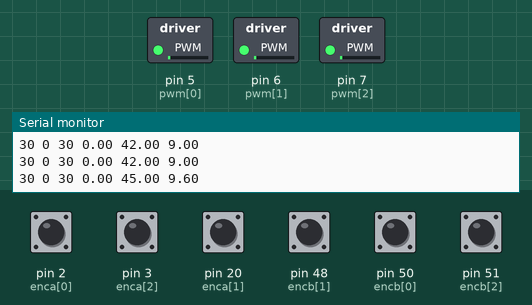
This sketch was run on a simulated Arduino Mega 2560, built with avr-gcc and run on an emulated ATmega2560. Shown: switched loads named in the sketch (green lamp = pin HIGH), the last lines printed to the serial monitor. The inputs (shaded band) are chosen by the test bench; at power-on: pin 2 (enca[0]), pin 3 (enca[2]), pin 20 (enca[1]), pin 48 (encb[1]), pin 50 (encb[0]), pin 51 (encb[2]) HIGH.

Above: at 1.1 s.
1.3 s: pin 20 (enca[1]) pulled LOW for 0.15 s
4.4 s: pin 2 (enca[0]) pulled LOW for 0.15 s
7.5 s: pin 3 (enca[2]) pulled LOW for 0.15 s
At 9.79 s:
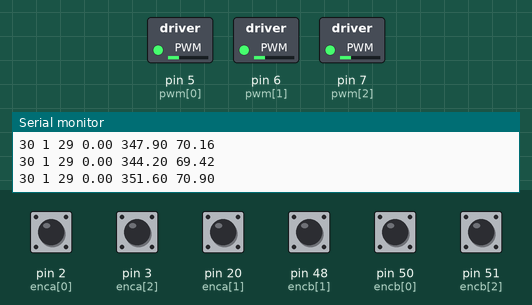
10.6 s: pin 2 (enca[0]) pulled LOW for 1 s
14.6 s: pin 3 (enca[2]) pulled LOW for 1 s
18.6 s: pin 20 (enca[1]) pulled LOW for 1 s
At 18.86 s:
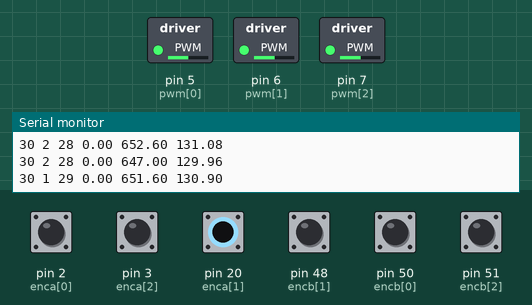
Timing chart, 0 to 30.1 s (numbered marks = the images above; inputs shaded):
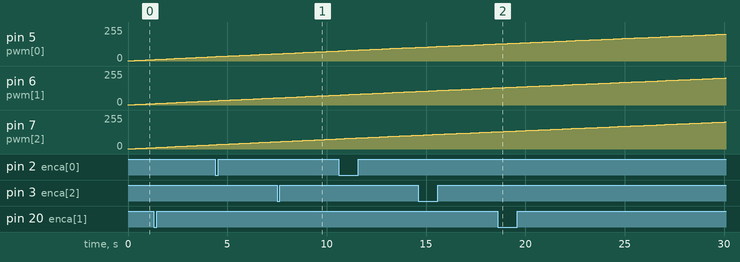

The sketch:

B_Cek-3M-POS-PID.ino
```cpp
// This alternate version of the code does not require
// atomic.h. Instead, interrupts() and noInterrupts()
// are used. Please use this code if your
// platform does not support ATOMIC_BLOCK.

#include <Wire.h>
#include <math.h>

/*------------ CLASS ------------*/
class SimplePID{
  private:
    float kp, kd, ki, umax;
    float eprev, eintegral;

  public:
    // Default initialization list
    SimplePID() : kp(1), kd(0), ki(0), umax(255), eprev(0.0), eintegral(0.0) {}

    // Set the parameters
    void setParams(float kpIn, float kdIn, float kiIn, float umaxIn){
      kp = kpIn; kd = kdIn; ki = kiIn; umax = umaxIn;
    }

    // Evaluate the signal
    void evalu(int value, int target, float deltaT,int &pwr, int &dir){

      // error
      int e = target - value;

//      float dedt = (e-eprev)/(deltaT);
//      eintegral = eintegral + e*deltaT;

      float dedt = (e-eprev) / 0.1;
      eintegral = eintegral + e * 0.1;

      float u = kp*e + kd*dedt + ki*eintegral;

      // motor power
      pwr = (int) fabs(u);
      if( pwr > umax ){
        pwr = umax;
      }

Serial.print(target);
Serial.print(" ");
Serial.print(value);
Serial.print(" ");
Serial.print(e);
Serial.print(" ");
Serial.print(dedt);
Serial.print(" ");
Serial.print(eintegral);
Serial.print(" ");
Serial.println(u);

      // motor direction
      dir = 1;
      if(u<0){
        dir = -1;
      }

      // store previous error
      eprev = e;
    }

};

/*------------ GLOBALS AND DEFINITIONS ------------*/
// Define the motors
#define NMOTORS 3
#define M0 0
#define M1 1
#define M2 2

const int enca[] = {2,20,3};
const int encb[] = {50,48,51};
const int pwm[] = {5,6,7};
const int in1[] = {38,46,43};
const int in2[] = {39,47,42};


// Global variables
float a,b,c,d,e,f,g,h,i;
int posi0 = 0;
int posi1 = 0;
int posi2 = 0;
long milseb = 0;
float q = 0;
float w = 0;
float s = 0;
float xx = 0,yy = 0,tt = 0, ypos =0, xpos = 0;
const char* aa1;
long prevT = 0;
int posPrev[] = {0,0,0};
double bun =0, thet = 0;

// positions
volatile int posi[] = {0,0,0};


// PID classes
SimplePID pid[NMOTORS];


float degree(double deg){  //function declaration
 return (deg*22)/(7*180);     //calculation for the radian to degree conversion
}

/*------------ FUNCTIONS ------------*/
void setMotor(int dir, int pwmVal, int pwm, int in1, int in2){
  analogWrite(pwm,pwmVal);
  if(dir == 1){
    digitalWrite(in1,HIGH);
    digitalWrite(in2,LOW);
  }
  else if(dir == -1){
    digitalWrite(in1,LOW);
    digitalWrite(in2,HIGH);
  }
  else{
    digitalWrite(in1,LOW);
    digitalWrite(in2,LOW);
  }
}

template <int j>
void readEncoder(){
  int b = digitalRead(encb[j]);
  if(b > 0){
    posi[j]++;

  }
  else{
    posi[j]--;

  }
}

void sendLong(long value){
  for(int k=0; k<4; k++){
    byte out = (value >> 8*(3-k)) & 0xFF;
    Wire.write(out);
  }
}

long receiveLong(){
  long outValue;
  for(int k=0; k<4; k++){
    byte nextByte = Wire.read();
    outValue = (outValue << 8) | nextByte;
  }
  return outValue;
}

// targets
float target_f[] = {0,0,0,0};
long target[] = {30,30,30,0};

void setTarget(float t, float deltat){

  float positionChange[4] = {0.0,0.0,0.0,0.0};

//z
  float pulsesPerTurn0 = 134;
  float pulsesPerMeter0 = pulsesPerTurn0*2.50764;
//y

  float pulsesPerTurn1 = 137;
  float pulsesPerMeter1 = pulsesPerTurn1*2.50764;

//x

  float pulsesPerTurn = 133;
  float pulsesPerMeter = pulsesPerTurn*2.50764;

//-------------------------------------------------------------

float x=0;
float y=0;
float o=0;
//float s=1;
float t_=4;
float rd = 6.28;
//float q,w,e,q1,w1,e1;
float mot0, mot1, mot2;


// inverse
a = -0.33;  b = 0.577;   c = 0.33;
d = -0.33;  e = -0.577;  f = 0.33;
g = 0.67;  h = 0;      i = 0.33;

//a = -5.29;  b = 9.17;   c = 1.04;
//d = -5.29;  e = -9.17;  f = 1.04;
//g = 10.58;  h = 0;      i = 1.04;


//float velocity = s / t_;
//float velocity = 0.374;
  float velocity = 0.25;

  mot0 = (a*x + b*y  + c*o);
  mot1 = (d*x + e*y  + f*o);
  mot2 = (g*x + h*y  + i*o);


//  q = velocity*deltat*pulsesPerMeter0;
//  q1 = abs((velocity*deltat*pulsesPerMeter0) * mot0);
//
//  w = velocity*deltat*pulsesPerMeter1;
//  w1 = abs((velocity*deltat*pulsesPerMeter1) * mot1);
//
//  e = velocity*deltat*pulsesPerMeter;
//  e1 = abs((velocity*deltat*pulsesPerMeter) * mot2);

  t = fmod(t,20);

  if(t < 4){}

  else if(t < t_ + 4){
x=1;
y=1;

  mot0 = (a*x + b*y  + c*o);
  mot1 = (d*x + e*y  + f*o);
  mot2 = (g*x + h*y  + i*o);

      positionChange[0] = (velocity*deltat*pulsesPerMeter0) * mot0 ;
      positionChange[1] = (velocity*deltat*pulsesPerMeter1) * mot1;
      positionChange[2] = (velocity*deltat*pulsesPerMeter) * mot2;
    x=0;
    y=0;

    }

//    x=0;
//
  else if(t < t_ + 8){
    y=1;
    x=0.6;
  mot0 = (a*x + b*y  + c*o);
  mot1 = (d*x + e*y  + f*o);
  mot2 = (g*x + h*y  + i*o);

      positionChange[0] = -(velocity*deltat*pulsesPerMeter0) * mot0 ;
      positionChange[1] = -(velocity*deltat*pulsesPerMeter1) * mot1;
      positionChange[2] = -(velocity*deltat*pulsesPerMeter) * mot2;
    y=0;
    x=0;
    }
//////y=0;
  else if(t < t_ + 12){
        y=1.3;
        x=0.8;
  mot0 = (a*x + b*y  + c*o);
  mot1 = (d*x + e*y  + f*o);
  mot2 = (g*x + h*y  + i*o);
      positionChange[0] = (velocity*deltat*pulsesPerMeter0) * mot0 ;
      positionChange[1] = (velocity*deltat*pulsesPerMeter1) * mot1;
      positionChange[2] = (velocity*deltat*pulsesPerMeter) * mot2;
    y=0;
    x=0;
    }
//y=0;


  else {
    x=1;

  mot0 = (a*x + b*y  + c*o);
  mot1 = (d*x + e*y  + f*o);
  mot2 = (g*x + h*y  + i*o);
      positionChange[0] = -(velocity*deltat*pulsesPerMeter0) * mot0;
      positionChange[1] = -(velocity*deltat*pulsesPerMeter1) * mot1;
      positionChange[2] = -(velocity*deltat*pulsesPerMeter) * mot2;
   x=0;

  }

//  x=0;

//  t = fmod(t,14);
//
//  if(t < 4){}
//
//  else if(t < t_ + 5){
//      positionChange[0] = (mot0*deltat*pulsesPerTurn0);
//      positionChange[1] = (mot1*deltat*pulsesPerTurn1);
//      positionChange[2] = (mot2*deltat*pulsesPerTurn);
//
//    }
//
//  else {
//      positionChange[0] = -(mot0*deltat*pulsesPerTurn0);
//      positionChange[1] = -(mot1*deltat*pulsesPerTurn1);
//      positionChange[2] = -(mot2*deltat*pulsesPerTurn);
//  }


//-------------------------------------------------------------

//  t = fmod(t,12); // time is in seconds
//  float velocity = 0.25; // m/s

//  if(t < 4){
//  }
//  else if(t < 8){
//
//      positionChange[0] = velocity*deltat*pulsesPerMeter0;
//      positionChange[1] = velocity*deltat*pulsesPerMeter1;
//      positionChange[2] = velocity*deltat*pulsesPerMeter;
//      positionChange[3] = velocity*deltat*pulsesPerMeter;
//
//  }
//  else{
//
//      positionChange[0] = -velocity*deltat*pulsesPerMeter0;
//      positionChange[1] = -velocity*deltat*pulsesPerMeter1;
//      positionChange[2] = -velocity*deltat*pulsesPerMeter;
//      positionChange[3] = -velocity*deltat*pulsesPerMeter;
//
//  }

//  for(int k = 0; k < 4; k++){
//    target_f[k] = target_f[k] + positionChange[k];
//  }
//  target[0] = (long) target_f[0];
//  target[1] = (long) target_f[1];
//  target[2] = (long) target_f[2];
//  target[3] = (long) -target_f[3];
}


//void inv (float x, float y, float o, float t_ , float s){
//float mot0, mot1, mot2;
//
//// inverse
//a = -0.33;  b = 0.577;   c = 0.065;
//d = -0.33;  e = -0.577;  f = 0.065;
//g = 0.66;  h = 0;      i = 0.065;
//
//float velocity = s / t_;
//
//  mot0 = abs(a*x + b*y  + c*o);
//  mot1 = abs(d*x + e*y  + f*o);
//  mot2 = abs(g*x + h*y  + i*o);
//
//  t = fmod(t,t_);
//
//  if( t<= t_)
//      positionChange[0] = (velocity*deltat*pulsesPerMeter0) / mot0;
//      positionChange[1] = (velocity*deltat*pulsesPerMeter1) / mot1;
//      positionChange[2] = (velocity*deltat*pulsesPerMeter) / mot2;
//  }

/*------------ SETUP ------------*/
void setup() {
  Wire.begin();        // join i2c bus
 // Serial2.begin(115200);
  Serial.begin(9600);
  for(int k = 0; k < NMOTORS; k++){
    pinMode(enca[k],INPUT_PULLUP);
    pinMode(encb[k],INPUT_PULLUP);
    pid[k].setParams(0.02,0,0.2,255);
  }
  attachInterrupt(digitalPinToInterrupt(enca[M0]),readEncoder<M0>,RISING);
  attachInterrupt(digitalPinToInterrupt(enca[M1]),readEncoder<M1>,RISING);
  attachInterrupt(digitalPinToInterrupt(enca[M2]),readEncoder<M2>,RISING);

}

/*------------ LOOP ------------*/
void loop() {

  // time difference
  long currT = micros();
  float deltaT = ((float) (currT - prevT))/( 1.0e6 );
  prevT = currT;

  // set target position
  setTarget(currT/1.0e6,deltaT);

  // Send the requested position to the follower
//  Wire.beginTransmission(1);
//  sendLong(target[2]);
//  sendLong(target[3]);
//  Wire.endTransmission();

  // Get the current position from the follower
  long pos[4];
//  Wire.requestFrom(1, 8);
//  pos[2] = receiveLong();
//  pos[3] = receiveLong();

  // Read the position in an atomic block to avoid a potential misread
  noInterrupts(); // disable interrupts temporarily while reading
  for(int k = 0; k < NMOTORS; k++){
    pos[k] = posi[k];
  }
  interrupts(); // turn interrupts back on

//   Loop through the motors
  for(int k = 0; k < NMOTORS; k++){
    int pwr, dir;
    pid[k].evalu(pos[k],target[k],deltaT,pwr,dir); // compute the position
    setMotor(dir,pwr,pwm[k],in1[k],in2[k]); // signal the motor
  }

//  for(int i = 0; i<4; i++){
//    Serial.print(target[i]);
//    Serial.print(" ");
//  }

//unsigned long mil;
//mil = millis();
//if(mil - milseb >= 5){
//  q = posi[0] - posi0;
//  w = posi[1] - posi1;
//  s = posi[2] - posi2;
//
////if(ypos == posi0) posi0=0;
////if(xpos == posi1) posi1=0;
////if(thet == posi2) posi2=0;
////
//posi0 = posi[0];
//posi1 = posi[1];
//posi2 = posi[2];
//
//q = q * 2.95;
//w = w * 2.88;
//s = s * 2.97;
//
//
////double vv1 = (0.866*q) - (0.866*w) + (0*s);
////double vv2 = -(0.5*q) - (0.5*w) + (1*s);
////double vv3 = (5*q) + (5*w) + (5*s);
////
//double vv1 = ((q/0.866)/2) - ((w/0.866)/2) + (0*s);
//double vv2 = ((-(q*0.5) - (w*0.5) + (s))*0.68);
//double vv3 = (5*q) + (5*w) + (5*s);
//
// bun = ((-(q + w + s)) * 120) / 1256;
// thet = thet + bun;
//
// ypos = (cos(degree(thet))*vv1) + (-sin(degree(thet))*vv2);
// xpos = (sin(degree(thet))*vv1) + (cos(degree(thet))*vv2);
//
////float thet = 90;
//
////double vv1 = (0.866*q) - (0.866*w) + (0*s);
////double vv2 = -(0.5*q) - (0.5*w) + (1*s);
////double vv3 = -(q + w + s)/3;
////
////double bun = (q / 0.2) + (w / 0.2) + (s / 0.2);
////
////float ypos = vv1;
////float xpos = vv2;
////float thet = vv3;
//
//ypos = ypos + yy;
//xpos = xpos + xx;
////thet = thet + tt;
//
//
//
//
//
////  for(int i = 0; i<4; i++){
//    Serial.print(q);
//    Serial.print(" ");
//    Serial.print(w);
//    Serial.print(" ");
//    Serial.print(s);
//    Serial.print(" ");
//    Serial.print("I------I");
//    Serial.print(posi[0]);
//    Serial.print(" ");
//    Serial.print(posi[1]);
//    Serial.print(" ");
//    Serial.print(posi[2]);
//    Serial.print(" ");
//    Serial.print("I------I");
//    Serial.print(ypos);
//    Serial.print(" ");
//    Serial.print(xpos);
//    Serial.print(" ");
//    Serial.print(thet);
//    Serial.print(" ");
//    Serial.print("I------I");
//    Serial.print(bun);
////
////    String ay, ax, at;
////    ay = String(ypos);
////    ax = String(xpos);
////    at = String(thet);
//
////    Serial.print(ay + 'I');
////   // Serial2.print(" ");
////    Serial.print(ax + 'I');
////   // Serial2.print(" ");
////    Serial.print(at);
////    //Serial2.print(" ");
////    Serial.println();
//
////    Serial2.print(ay + 'I');
////   // Serial2.print(" ");
////    Serial2.print(ax + 'I');
////   // Serial2.print(" ");
////    Serial2.print(at);
////    //Serial2.print(" ");
////    Serial2.println();
//
////  String lo = ay + '+' + ax + '+' + at;
////  aa1 = lo.c_str();
////  Serial2.println(aa1);
//// // Serial2.println();
////  Serial.print(aa1);
//
//
//xx = xpos;
//yy = ypos;
////tt = thet;
//
////  }
//  Serial.println();
//
//
//  milseb = mil;
//}
//    Serial.print(pos[0]);
//    Serial.print(" ");
//    Serial.print(pos[1]);
//    Serial.print(" ");
//    Serial.print(pos[2]);
//    Serial.print(" || ");
//    Serial.print(target[0]);
//    Serial.print(" ");
//    Serial.print(target[1]);
//    Serial.print(" ");
//    Serial.print(target[2]);
//    Serial.println(" ");


}
```
